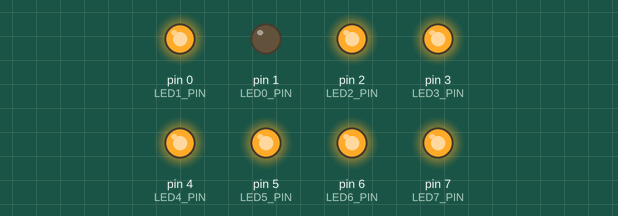
Bench run of a sketch on a simulated Arduino Uno, built with avr-gcc and run on an emulated ATmega328P. On the bench: output pins drawn as LEDs (lit = HIGH). Pins used as bus, display or sensor lines are not drawn.

Above: at 0.2 s.
At 0.7 s:
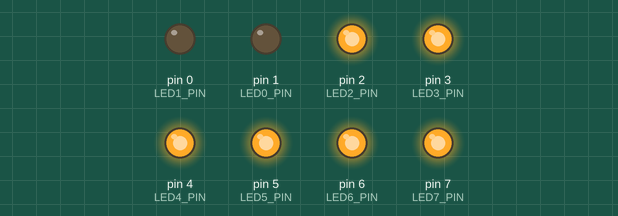
At 1.2 s:
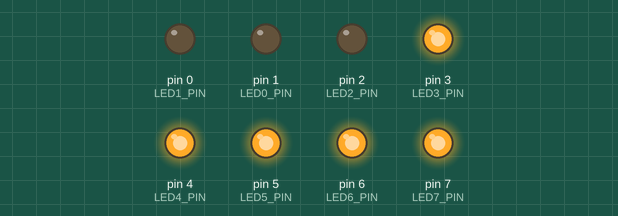
At 2.7 s:
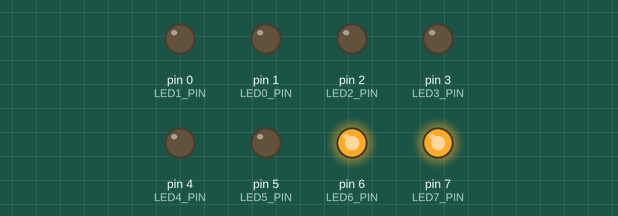
At 10.1 s:
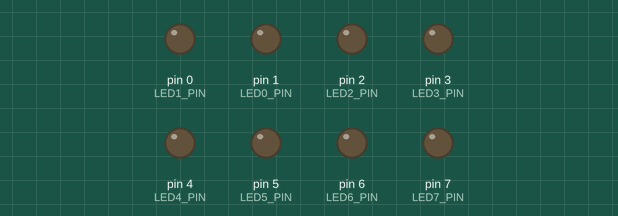
At 20.0 s:
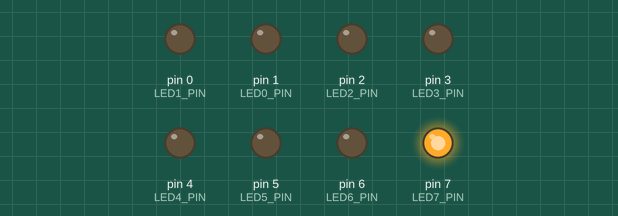
Timing chart, 0 to 21.8 s (numbered marks = the images above):
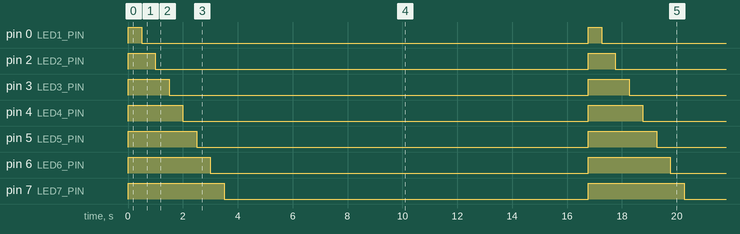

The sketch:

test_led_color.ino
```cpp
// ================================================================================================
//! @file   test_led_color.ino
//!
//! @brief  Test LED program for the hard drive clock v1
//! @author ALumineMotus
//! @date   06/04/2024
// ================================================================================================

// ================================================================================================
// =========================================== Includes ===========================================
// ================================================================================================

#include "rgb_hsv.h"

// ================================================================================================
// =========================================== Constants ==========================================
// ================================================================================================

// LED color pin
#define COLOR_BLUE_PIN 10
#define COLOR_GREEN_PIN 9
#define COLOR_RED 11

// LED activation pin
#define LED0_PIN 1
#define LED1_PIN 0
#define LED2_PIN 2
#define LED3_PIN 3
#define LED4_PIN 4
#define LED5_PIN 5
#define LED6_PIN 6
#define LED7_PIN 7

// ================================================================================================
// ============================================ Setup =============================================
// ================================================================================================

void setup()
{
  // ===== LED =====

  pinMode(LED0_PIN, OUTPUT);
  pinMode(LED1_PIN, OUTPUT);
  pinMode(LED2_PIN, OUTPUT);
  pinMode(LED3_PIN, OUTPUT);
  pinMode(LED4_PIN, OUTPUT);
  pinMode(LED5_PIN, OUTPUT);
  pinMode(LED6_PIN, OUTPUT);
  pinMode(LED7_PIN, OUTPUT);

  // Handle LED color
  pinMode(COLOR_BLUE_PIN,  OUTPUT);
  pinMode(COLOR_GREEN_PIN, OUTPUT);
  pinMode(COLOR_RED,       OUTPUT);

  // Pin 9, 10, 11 PWM frequency set to about 42khz
  setPwmFrequency(COLOR_BLUE_PIN,  1);
  setPwmFrequency(COLOR_GREEN_PIN, 1);
  setPwmFrequency(COLOR_RED,       1);

  turnLEDWhite();
}

// ================================================================================================
// =========================================== Main loop ==========================================
// ================================================================================================

void loop()
{
  turnLEDOff();

  turnLEDWhite();

  digitalWrite(LED0_PIN, LOW);
  delay(500);
  digitalWrite(LED1_PIN, LOW);
  delay(500);
  digitalWrite(LED2_PIN, LOW);
  delay(500);
  digitalWrite(LED3_PIN, LOW);
  delay(500);
  digitalWrite(LED4_PIN, LOW);
  delay(500);
  digitalWrite(LED5_PIN, LOW);
  delay(500);
  digitalWrite(LED6_PIN, LOW);
  delay(500);
  digitalWrite(LED7_PIN, LOW);
  delay(500);

  for (int hue = 0; hue<255; hue++)
  {
    RgbColor rgb = HsvToRgb({hue, 255, 255});

    analogWrite(COLOR_BLUE_PIN, rgb.b);
    analogWrite(COLOR_GREEN_PIN, rgb.g);
    analogWrite(COLOR_RED, rgb.r);

    delay(50);
  }
}

// ================================================================================================
// =========================================== Functions ==========================================
// ================================================================================================

void turnLEDWhite()
{
  digitalWrite(COLOR_BLUE_PIN,  LOW);
  digitalWrite(COLOR_GREEN_PIN, LOW);
  digitalWrite(COLOR_RED,       LOW);
}

// ================================================================================================
//! @brief Turn LED off
// ================================================================================================
void turnLEDOff()
{
  digitalWrite(LED7_PIN, HIGH);
  digitalWrite(LED6_PIN, HIGH);
  digitalWrite(LED5_PIN, HIGH);
  digitalWrite(LED4_PIN, HIGH);
  digitalWrite(LED3_PIN, HIGH);
  digitalWrite(LED2_PIN, HIGH);
  digitalWrite(LED1_PIN, HIGH);
  digitalWrite(LED0_PIN, HIGH);
}

// ================================================================================================
//! @brief  Configure PWM output depending on pin and desired divisor
//!
//! @param[in] pin     (int) : Pin ID of the pin to configure
//! @param[in] divisor (int) : Divisor used to configure PWM frequency
// ================================================================================================
void setPwmFrequency(int pin, int divisor)
{
   byte mode;
   if(pin == 5 || pin == 6 || pin == 9 || pin == 10)
   {
      switch(divisor)
      {
         case 1: mode = 0x01; break;
         case 8: mode = 0x02; break;
         case 64: mode = 0x03; break;
         case 256: mode = 0x04; break;
         case 1024: mode = 0x05; break;
         default: return;
      }
      if(pin == 5 || pin == 6)
      {
         TCCR0B = (TCCR0B & 0b11111000) | mode;
      }
      else
      {
         TCCR1B = (TCCR1B & 0b11111000) | mode;
      }
   }
   else if(pin == 3 || pin == 11)
   {
      switch(divisor)
      {
         case 1: mode = 0x01; break;
         case 8: mode = 0x02; break;
         case 32: mode = 0x03; break;
         case 64: mode = 0x04; break;
         case 128: mode = 0x05; break;
         case 256: mode = 0x06; break;
         case 1024: mode = 0x7; break;
         default: return;
      }
      TCCR2B = (TCCR2B & 0b11111000) | mode;
   }
}
```

rgb_hsv.h
```cpp
#ifndef RGB_HSV_HEADER
#define RGB_HSV_HEADER

/*
typedef struct {
    double r;       // a fraction between 0 and 1
    double g;       // a fraction between 0 and 1
    double b;       // a fraction between 0 and 1
} RgbColor;

typedef struct {
    double h;       // angle in degrees
    double s;       // a fraction between 0 and 1
    double v;       // a fraction between 0 and 1
} HsvColor;

static HsvColor   rgb2hsv(RgbColor in);
static RgbColor   hsv2rgb(HsvColor in);

HsvColor rgb2hsv(RgbColor in)
{
    HsvColor         out;
    double      min, max, delta;

    min = in.r < in.g ? in.r : in.g;
    min = min  < in.b ? min  : in.b;

    max = in.r > in.g ? in.r : in.g;
    max = max  > in.b ? max  : in.b;

    out.v = max;                                // v
    delta = max - min;
    if (delta < 0.00001)
    {
        out.s = 0;
        out.h = 0; // undefined, maybe nan?
        return out;
    }
    if( max > 0.0 ) { // NOTE: if Max is == 0, this divide would cause a crash
        out.s = (delta / max);                  // s
    } else {
        // if max is 0, then r = g = b = 0
        // s = 0, h is undefined
        out.s = 0.0;
        out.h = NAN;                            // its now undefined
        return out;
    }
    if( in.r >= max )                           // > is bogus, just keeps compilor happy
        out.h = ( in.g - in.b ) / delta;        // between yellow & magenta
    else
    if( in.g >= max )
        out.h = 2.0 + ( in.b - in.r ) / delta;  // between cyan & yellow
    else
        out.h = 4.0 + ( in.r - in.g ) / delta;  // between magenta & cyan

    out.h *= 60.0;                              // degrees

    if( out.h < 0.0 )
        out.h += 360.0;

    return out;
}

RgbColor hsv2rgb(HsvColor in)
{
    double      hh, p, q, t, ff;
    long        i;
    RgbColor         out;

    if(in.s <= 0.0) {       // < is bogus, just shuts up warnings
        out.r = in.v;
        out.g = in.v;
        out.b = in.v;
        return out;
    }
    hh = in.h;
    if(hh >= 360.0) hh = 0.0;
    hh /= 60.0;
    i = (long)hh;
    ff = hh - i;
    p = in.v * (1.0 - in.s);
    q = in.v * (1.0 - (in.s * ff));
    t = in.v * (1.0 - (in.s * (1.0 - ff)));

    switch(i) {
    case 0:
        out.r = in.v;
        out.g = t;
        out.b = p;
        break;
    case 1:
        out.r = q;
        out.g = in.v;
        out.b = p;
        break;
    case 2:
        out.r = p;
        out.g = in.v;
        out.b = t;
        break;

    case 3:
        out.r = p;
        out.g = q;
        out.b = in.v;
        break;
    case 4:
        out.r = t;
        out.g = p;
        out.b = in.v;
        break;
    case 5:
    default:
        out.r = in.v;
        out.g = p;
        out.b = q;
        break;
    }
    return out;
}
*/

typedef struct RgbColor
{
    unsigned char r;
    unsigned char g;
    unsigned char b;
} RgbColor;

typedef struct HsvColor
{
    unsigned char h;
    unsigned char s;
    unsigned char v;
} HsvColor;

RgbColor HsvToRgb(HsvColor hsv)
{
    RgbColor rgb;
    unsigned char region, p, q, t;
    unsigned int h, s, v, remainder;

    if (hsv.s == 0)
    {
        rgb.r = hsv.v;
        rgb.g = hsv.v;
        rgb.b = hsv.v;
        return rgb;
    }

    // converting to 16 bit to prevent overflow
    h = hsv.h;
    s = hsv.s;
    v = hsv.v;

    region = h / 43;
    remainder = (h - (region * 43)) * 6;

    p = (v * (255 - s)) >> 8;
    q = (v * (255 - ((s * remainder) >> 8))) >> 8;
    t = (v * (255 - ((s * (255 - remainder)) >> 8))) >> 8;

    switch (region)
    {
        case 0:
            rgb.r = v;
            rgb.g = t;
            rgb.b = p;
            break;
        case 1:
            rgb.r = q;
            rgb.g = v;
            rgb.b = p;
            break;
        case 2:
            rgb.r = p;
            rgb.g = v;
            rgb.b = t;
            break;
        case 3:
            rgb.r = p;
            rgb.g = q;
            rgb.b = v;
            break;
        case 4:
            rgb.r = t;
            rgb.g = p;
            rgb.b = v;
            break;
        default:
            rgb.r = v;
            rgb.g = p;
            rgb.b = q;
            break;
    }

    return rgb;
}

HsvColor RgbToHsv(RgbColor rgb)
{
    HsvColor hsv;
    unsigned char rgbMin, rgbMax;

    rgbMin = rgb.r < rgb.g ? (rgb.r < rgb.b ? rgb.r : rgb.b) : (rgb.g < rgb.b ? rgb.g : rgb.b);
    rgbMax = rgb.r > rgb.g ? (rgb.r > rgb.b ? rgb.r : rgb.b) : (rgb.g > rgb.b ? rgb.g : rgb.b);

    hsv.v = rgbMax;
    if (hsv.v == 0)
    {
        hsv.h = 0;
        hsv.s = 0;
        return hsv;
    }

    hsv.s = 255 * ((long)(rgbMax - rgbMin)) / hsv.v;
    if (hsv.s == 0)
    {
        hsv.h = 0;
        return hsv;
    }

    if (rgbMax == rgb.r)
        hsv.h = 0 + 43 * (rgb.g - rgb.b) / (rgbMax - rgbMin);
    else if (rgbMax == rgb.g)
        hsv.h = 85 + 43 * (rgb.b - rgb.r) / (rgbMax - rgbMin);
    else
        hsv.h = 171 + 43 * (rgb.r - rgb.g) / (rgbMax - rgbMin);

    return hsv;
}


#endif // RGB_HSV_HEADER
```

Measured:
- by itself, pin 0 (LED1_PIN): alternates HIGH for 0.50 s and LOW for 16.3 s
- by itself, pin 2 (LED2_PIN): alternates HIGH for 1.0 s and LOW for 15.8 s
- by itself, pin 3 (LED3_PIN): alternates HIGH for 1.5 s and LOW for 15.3 s
- by itself, pin 4 (LED4_PIN): alternates HIGH for 2.0 s and LOW for 14.8 s
- by itself, pin 5 (LED5_PIN): alternates HIGH for 2.5 s and LOW for 14.3 s
- by itself, pin 6 (LED6_PIN): alternates HIGH for 3.0 s and LOW for 13.8 s
- by itself, pin 7 (LED7_PIN): alternates HIGH for 3.5 s and LOW for 13.3 s
